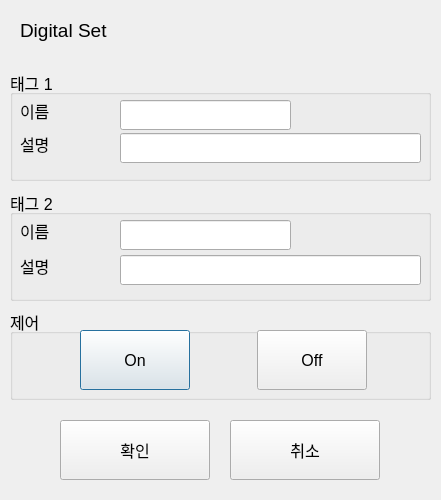
<?xml version="1.0" encoding="UTF-8"?>
<ui version="4.0">
 <class>CDigitalSet</class>
 <widget class="QDialog" name="CDigitalSet">
  <property name="geometry">
   <rect>
    <x>0</x>
    <y>0</y>
    <width>441</width>
    <height>500</height>
   </rect>
  </property>
  <property name="font">
   <font>
    <pointsize>12</pointsize>
   </font>
  </property>
  <property name="windowTitle">
   <string>Dialog</string>
  </property>
  <widget class="QLabel" name="label">
   <property name="geometry">
    <rect>
     <x>20</x>
     <y>20</y>
     <width>421</width>
     <height>21</height>
    </rect>
   </property>
   <property name="palette">
    <palette>
     <active>
      <colorrole role="WindowText">
       <brush brushstyle="SolidPattern">
        <color alpha="255">
         <red>0</red>
         <green>0</green>
         <blue>0</blue>
        </color>
       </brush>
      </colorrole>
      <colorrole role="Button">
       <brush brushstyle="SolidPattern">
        <color alpha="255">
         <red>170</red>
         <green>255</green>
         <blue>127</blue>
        </color>
       </brush>
      </colorrole>
      <colorrole role="Light">
       <brush brushstyle="SolidPattern">
        <color alpha="255">
         <red>255</red>
         <green>255</green>
         <blue>255</blue>
        </color>
       </brush>
      </colorrole>
      <colorrole role="Midlight">
       <brush brushstyle="SolidPattern">
        <color alpha="255">
         <red>212</red>
         <green>255</green>
         <blue>191</blue>
        </color>
       </brush>
      </colorrole>
      <colorrole role="Dark">
       <brush brushstyle="SolidPattern">
        <color alpha="255">
         <red>85</red>
         <green>127</green>
         <blue>63</blue>
        </color>
       </brush>
      </colorrole>
      <colorrole role="Mid">
       <brush brushstyle="SolidPattern">
        <color alpha="255">
         <red>113</red>
         <green>170</green>
         <blue>84</blue>
        </color>
       </brush>
      </colorrole>
      <colorrole role="Text">
       <brush brushstyle="SolidPattern">
        <color alpha="255">
         <red>0</red>
         <green>0</green>
         <blue>0</blue>
        </color>
       </brush>
      </colorrole>
      <colorrole role="BrightText">
       <brush brushstyle="SolidPattern">
        <color alpha="255">
         <red>255</red>
         <green>255</green>
         <blue>255</blue>
        </color>
       </brush>
      </colorrole>
      <colorrole role="ButtonText">
       <brush brushstyle="SolidPattern">
        <color alpha="255">
         <red>0</red>
         <green>0</green>
         <blue>0</blue>
        </color>
       </brush>
      </colorrole>
      <colorrole role="Base">
       <brush brushstyle="SolidPattern">
        <color alpha="255">
         <red>255</red>
         <green>255</green>
         <blue>255</blue>
        </color>
       </brush>
      </colorrole>
      <colorrole role="Window">
       <brush brushstyle="SolidPattern">
        <color alpha="255">
         <red>170</red>
         <green>255</green>
         <blue>127</blue>
        </color>
       </brush>
      </colorrole>
      <colorrole role="Shadow">
       <brush brushstyle="SolidPattern">
        <color alpha="255">
         <red>0</red>
         <green>0</green>
         <blue>0</blue>
        </color>
       </brush>
      </colorrole>
      <colorrole role="AlternateBase">
       <brush brushstyle="SolidPattern">
        <color alpha="255">
         <red>212</red>
         <green>255</green>
         <blue>191</blue>
        </color>
       </brush>
      </colorrole>
      <colorrole role="ToolTipBase">
       <brush brushstyle="SolidPattern">
        <color alpha="255">
         <red>255</red>
         <green>255</green>
         <blue>220</blue>
        </color>
       </brush>
      </colorrole>
      <colorrole role="ToolTipText">
       <brush brushstyle="SolidPattern">
        <color alpha="255">
         <red>0</red>
         <green>0</green>
         <blue>0</blue>
        </color>
       </brush>
      </colorrole>
     </active>
     <inactive>
      <colorrole role="WindowText">
       <brush brushstyle="SolidPattern">
        <color alpha="255">
         <red>0</red>
         <green>0</green>
         <blue>0</blue>
        </color>
       </brush>
      </colorrole>
      <colorrole role="Button">
       <brush brushstyle="SolidPattern">
        <color alpha="255">
         <red>170</red>
         <green>255</green>
         <blue>127</blue>
        </color>
       </brush>
      </colorrole>
      <colorrole role="Light">
       <brush brushstyle="SolidPattern">
        <color alpha="255">
         <red>255</red>
         <green>255</green>
         <blue>255</blue>
        </color>
       </brush>
      </colorrole>
      <colorrole role="Midlight">
       <brush brushstyle="SolidPattern">
        <color alpha="255">
         <red>212</red>
         <green>255</green>
         <blue>191</blue>
        </color>
       </brush>
      </colorrole>
      <colorrole role="Dark">
       <brush brushstyle="SolidPattern">
        <color alpha="255">
         <red>85</red>
         <green>127</green>
         <blue>63</blue>
        </color>
       </brush>
      </colorrole>
      <colorrole role="Mid">
       <brush brushstyle="SolidPattern">
        <color alpha="255">
         <red>113</red>
         <green>170</green>
         <blue>84</blue>
        </color>
       </brush>
      </colorrole>
      <colorrole role="Text">
       <brush brushstyle="SolidPattern">
        <color alpha="255">
         <red>0</red>
         <green>0</green>
         <blue>0</blue>
        </color>
       </brush>
      </colorrole>
      <colorrole role="BrightText">
       <brush brushstyle="SolidPattern">
        <color alpha="255">
         <red>255</red>
         <green>255</green>
         <blue>255</blue>
        </color>
       </brush>
      </colorrole>
      <colorrole role="ButtonText">
       <brush brushstyle="SolidPattern">
        <color alpha="255">
         <red>0</red>
         <green>0</green>
         <blue>0</blue>
        </color>
       </brush>
      </colorrole>
      <colorrole role="Base">
       <brush brushstyle="SolidPattern">
        <color alpha="255">
         <red>255</red>
         <green>255</green>
         <blue>255</blue>
        </color>
       </brush>
      </colorrole>
      <colorrole role="Window">
       <brush brushstyle="SolidPattern">
        <color alpha="255">
         <red>170</red>
         <green>255</green>
         <blue>127</blue>
        </color>
       </brush>
      </colorrole>
      <colorrole role="Shadow">
       <brush brushstyle="SolidPattern">
        <color alpha="255">
         <red>0</red>
         <green>0</green>
         <blue>0</blue>
        </color>
       </brush>
      </colorrole>
      <colorrole role="AlternateBase">
       <brush brushstyle="SolidPattern">
        <color alpha="255">
         <red>212</red>
         <green>255</green>
         <blue>191</blue>
        </color>
       </brush>
      </colorrole>
      <colorrole role="ToolTipBase">
       <brush brushstyle="SolidPattern">
        <color alpha="255">
         <red>255</red>
         <green>255</green>
         <blue>220</blue>
        </color>
       </brush>
      </colorrole>
      <colorrole role="ToolTipText">
       <brush brushstyle="SolidPattern">
        <color alpha="255">
         <red>0</red>
         <green>0</green>
         <blue>0</blue>
        </color>
       </brush>
      </colorrole>
     </inactive>
     <disabled>
      <colorrole role="WindowText">
       <brush brushstyle="SolidPattern">
        <color alpha="255">
         <red>85</red>
         <green>127</green>
         <blue>63</blue>
        </color>
       </brush>
      </colorrole>
      <colorrole role="Button">
       <brush brushstyle="SolidPattern">
        <color alpha="255">
         <red>170</red>
         <green>255</green>
         <blue>127</blue>
        </color>
       </brush>
      </colorrole>
      <colorrole role="Light">
       <brush brushstyle="SolidPattern">
        <color alpha="255">
         <red>255</red>
         <green>255</green>
         <blue>255</blue>
        </color>
       </brush>
      </colorrole>
      <colorrole role="Midlight">
       <brush brushstyle="SolidPattern">
        <color alpha="255">
         <red>212</red>
         <green>255</green>
         <blue>191</blue>
        </color>
       </brush>
      </colorrole>
      <colorrole role="Dark">
       <brush brushstyle="SolidPattern">
        <color alpha="255">
         <red>85</red>
         <green>127</green>
         <blue>63</blue>
        </color>
       </brush>
      </colorrole>
      <colorrole role="Mid">
       <brush brushstyle="SolidPattern">
        <color alpha="255">
         <red>113</red>
         <green>170</green>
         <blue>84</blue>
        </color>
       </brush>
      </colorrole>
      <colorrole role="Text">
       <brush brushstyle="SolidPattern">
        <color alpha="255">
         <red>85</red>
         <green>127</green>
         <blue>63</blue>
        </color>
       </brush>
      </colorrole>
      <colorrole role="BrightText">
       <brush brushstyle="SolidPattern">
        <color alpha="255">
         <red>255</red>
         <green>255</green>
         <blue>255</blue>
        </color>
       </brush>
      </colorrole>
      <colorrole role="ButtonText">
       <brush brushstyle="SolidPattern">
        <color alpha="255">
         <red>85</red>
         <green>127</green>
         <blue>63</blue>
        </color>
       </brush>
      </colorrole>
      <colorrole role="Base">
       <brush brushstyle="SolidPattern">
        <color alpha="255">
         <red>170</red>
         <green>255</green>
         <blue>127</blue>
        </color>
       </brush>
      </colorrole>
      <colorrole role="Window">
       <brush brushstyle="SolidPattern">
        <color alpha="255">
         <red>170</red>
         <green>255</green>
         <blue>127</blue>
        </color>
       </brush>
      </colorrole>
      <colorrole role="Shadow">
       <brush brushstyle="SolidPattern">
        <color alpha="255">
         <red>0</red>
         <green>0</green>
         <blue>0</blue>
        </color>
       </brush>
      </colorrole>
      <colorrole role="AlternateBase">
       <brush brushstyle="SolidPattern">
        <color alpha="255">
         <red>170</red>
         <green>255</green>
         <blue>127</blue>
        </color>
       </brush>
      </colorrole>
      <colorrole role="ToolTipBase">
       <brush brushstyle="SolidPattern">
        <color alpha="255">
         <red>255</red>
         <green>255</green>
         <blue>220</blue>
        </color>
       </brush>
      </colorrole>
      <colorrole role="ToolTipText">
       <brush brushstyle="SolidPattern">
        <color alpha="255">
         <red>0</red>
         <green>0</green>
         <blue>0</blue>
        </color>
       </brush>
      </colorrole>
     </disabled>
    </palette>
   </property>
   <property name="font">
    <font>
     <pointsize>14</pointsize>
    </font>
   </property>
   <property name="frameShape">
    <enum>QFrame::Box</enum>
   </property>
   <property name="lineWidth">
    <number>0</number>
   </property>
   <property name="text">
    <string>Digital Set</string>
   </property>
  </widget>
  <widget class="QGroupBox" name="groupBox">
   <property name="geometry">
    <rect>
     <x>10</x>
     <y>309</y>
     <width>421</width>
     <height>91</height>
    </rect>
   </property>
   <property name="title">
    <string>제어</string>
   </property>
   <widget class="QPushButton" name="btnOn">
    <property name="geometry">
     <rect>
      <x>70</x>
      <y>21</y>
      <width>110</width>
      <height>60</height>
     </rect>
    </property>
    <property name="text">
     <string>On</string>
    </property>
    <property name="checkable">
     <bool>true</bool>
    </property>
    <attribute name="buttonGroup">
     <string notr="true">buttonGroup</string>
    </attribute>
   </widget>
   <widget class="QPushButton" name="btnOff">
    <property name="geometry">
     <rect>
      <x>247</x>
      <y>21</y>
      <width>110</width>
      <height>60</height>
     </rect>
    </property>
    <property name="text">
     <string>Off</string>
    </property>
    <property name="checkable">
     <bool>true</bool>
    </property>
    <attribute name="buttonGroup">
     <string notr="true">buttonGroup</string>
    </attribute>
   </widget>
  </widget>
  <widget class="QToolButton" name="btnOk">
   <property name="geometry">
    <rect>
     <x>60</x>
     <y>420</y>
     <width>150</width>
     <height>60</height>
    </rect>
   </property>
   <property name="text">
    <string>확인</string>
   </property>
  </widget>
  <widget class="QToolButton" name="btnCancel">
   <property name="geometry">
    <rect>
     <x>230</x>
     <y>420</y>
     <width>150</width>
     <height>60</height>
    </rect>
   </property>
   <property name="text">
    <string>취소</string>
   </property>
  </widget>
  <widget class="QGroupBox" name="groupBoxTag2">
   <property name="geometry">
    <rect>
     <x>10</x>
     <y>190</y>
     <width>421</width>
     <height>111</height>
    </rect>
   </property>
   <property name="title">
    <string>태그 2</string>
   </property>
   <widget class="QLineEdit" name="editTagName2">
    <property name="geometry">
     <rect>
      <x>110</x>
      <y>30</y>
      <width>171</width>
      <height>30</height>
     </rect>
    </property>
   </widget>
   <widget class="QLabel" name="labelTag2">
    <property name="geometry">
     <rect>
      <x>10</x>
      <y>30</y>
      <width>90</width>
      <height>21</height>
     </rect>
    </property>
    <property name="text">
     <string>이름</string>
    </property>
   </widget>
   <widget class="QLineEdit" name="editDesc2">
    <property name="geometry">
     <rect>
      <x>110</x>
      <y>65</y>
      <width>301</width>
      <height>30</height>
     </rect>
    </property>
   </widget>
   <widget class="QLabel" name="labelDesc2">
    <property name="geometry">
     <rect>
      <x>10</x>
      <y>65</y>
      <width>90</width>
      <height>21</height>
     </rect>
    </property>
    <property name="text">
     <string>설명</string>
    </property>
   </widget>
  </widget>
  <widget class="QGroupBox" name="groupBoxTag1">
   <property name="geometry">
    <rect>
     <x>10</x>
     <y>70</y>
     <width>421</width>
     <height>111</height>
    </rect>
   </property>
   <property name="title">
    <string>태그 1</string>
   </property>
   <widget class="QLineEdit" name="editTagName1">
    <property name="geometry">
     <rect>
      <x>110</x>
      <y>30</y>
      <width>171</width>
      <height>30</height>
     </rect>
    </property>
   </widget>
   <widget class="QLabel" name="labelTag1">
    <property name="geometry">
     <rect>
      <x>10</x>
      <y>30</y>
      <width>90</width>
      <height>21</height>
     </rect>
    </property>
    <property name="text">
     <string>이름</string>
    </property>
   </widget>
   <widget class="QLineEdit" name="editDesc1">
    <property name="geometry">
     <rect>
      <x>110</x>
      <y>63</y>
      <width>301</width>
      <height>30</height>
     </rect>
    </property>
   </widget>
   <widget class="QLabel" name="labelDesc1">
    <property name="geometry">
     <rect>
      <x>10</x>
      <y>63</y>
      <width>90</width>
      <height>21</height>
     </rect>
    </property>
    <property name="text">
     <string>설명</string>
    </property>
   </widget>
  </widget>
 </widget>
 <resources/>
 <connections>
  <connection>
   <sender>btnCancel</sender>
   <signal>clicked()</signal>
   <receiver>CDigitalSet</receiver>
   <slot>reject()</slot>
   <hints>
    <hint type="sourcelabel">
     <x>309</x>
     <y>289</y>
    </hint>
    <hint type="destinationlabel">
     <x>226</x>
     <y>180</y>
    </hint>
   </hints>
  </connection>
 </connections>
 <buttongroups>
  <buttongroup name="buttonGroup"/>
 </buttongroups>
</ui>
